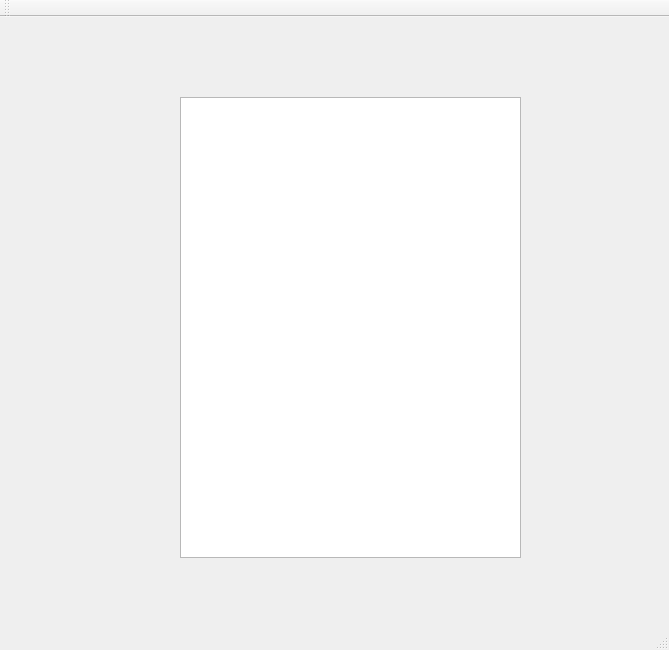
<?xml version="1.0" encoding="UTF-8"?>
<ui version="4.0">
 <class>MainWindow</class>
 <widget class="QMainWindow" name="MainWindow">
  <property name="geometry">
   <rect>
    <x>0</x>
    <y>0</y>
    <width>669</width>
    <height>650</height>
   </rect>
  </property>
  <property name="windowTitle">
   <string>MainWindow</string>
  </property>
  <widget class="QWidget" name="centralWidget">
   <widget class="PDF" name="lePDF">
    <property name="geometry">
     <rect>
      <x>180</x>
      <y>80</y>
      <width>341</width>
      <height>461</height>
     </rect>
    </property>
   </widget>
  </widget>
  <widget class="QMenuBar" name="menuBar">
   <property name="geometry">
    <rect>
     <x>0</x>
     <y>0</y>
     <width>669</width>
     <height>24</height>
    </rect>
   </property>
  </widget>
  <widget class="QToolBar" name="mainToolBar">
   <attribute name="toolBarArea">
    <enum>TopToolBarArea</enum>
   </attribute>
   <attribute name="toolBarBreak">
    <bool>false</bool>
   </attribute>
  </widget>
  <widget class="QStatusBar" name="statusBar"/>
 </widget>
 <layoutdefault spacing="6" margin="11"/>
 <customwidgets>
  <customwidget>
   <class>PDF</class>
   <extends>QTextBrowser</extends>
   <header>pdf.h</header>
  </customwidget>
 </customwidgets>
 <resources/>
 <connections/>
</ui>
